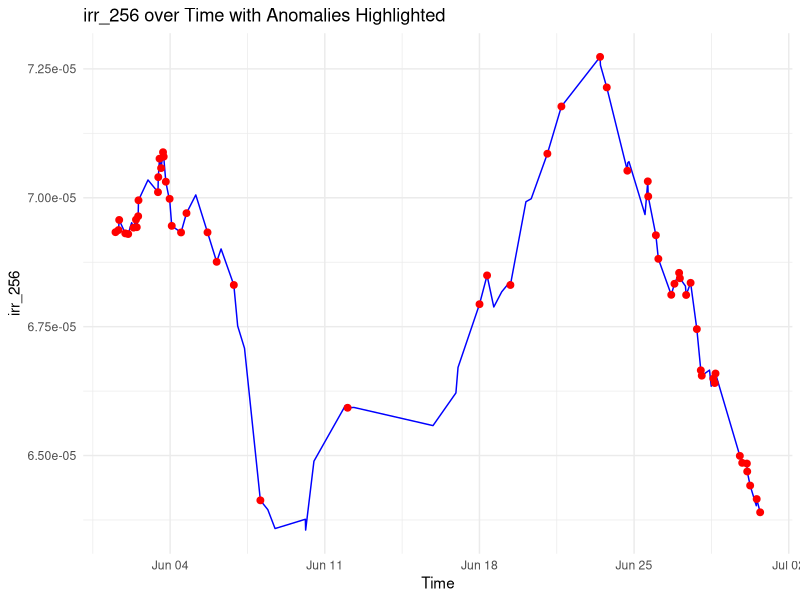
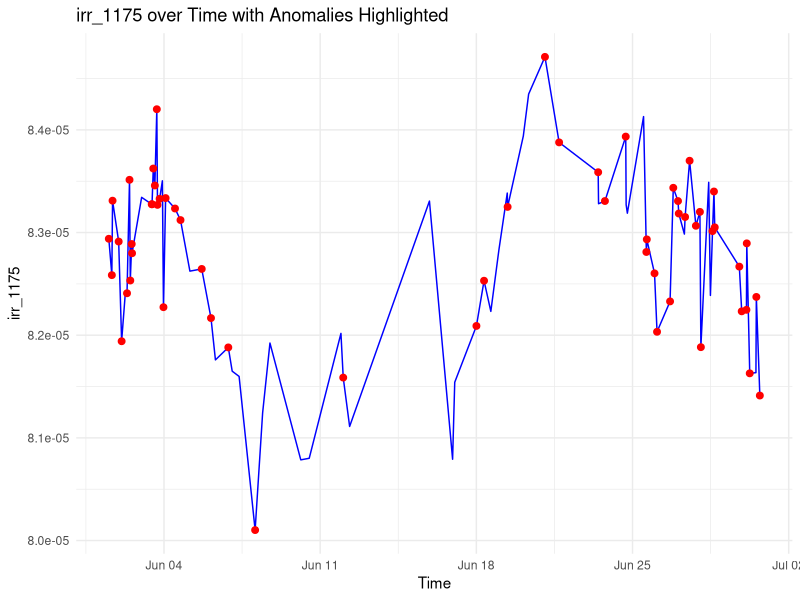
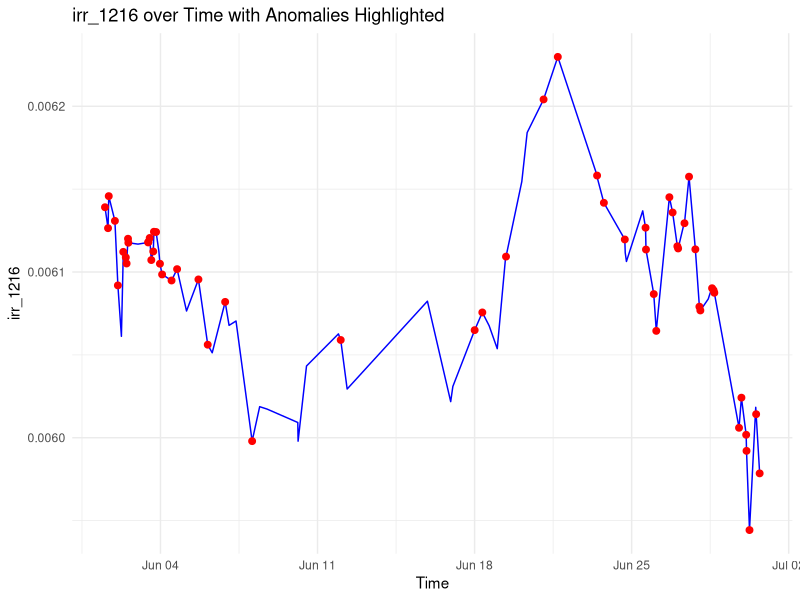
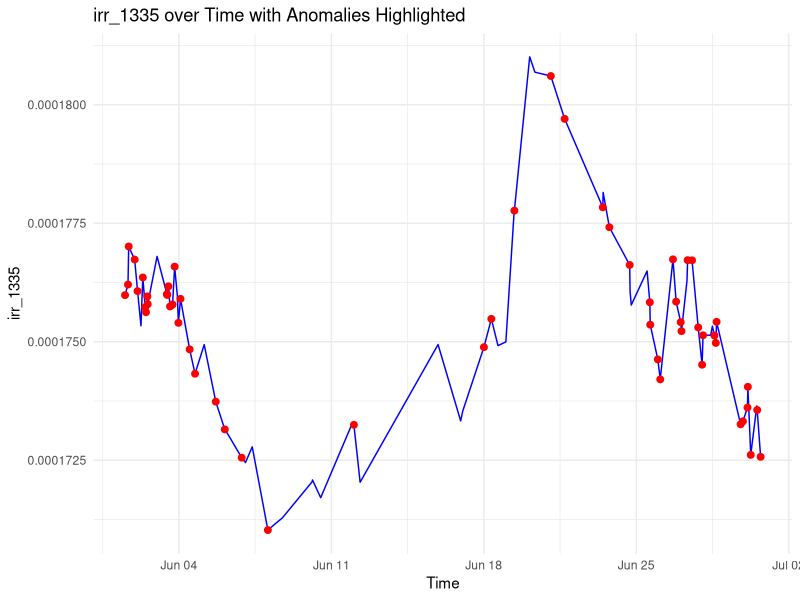
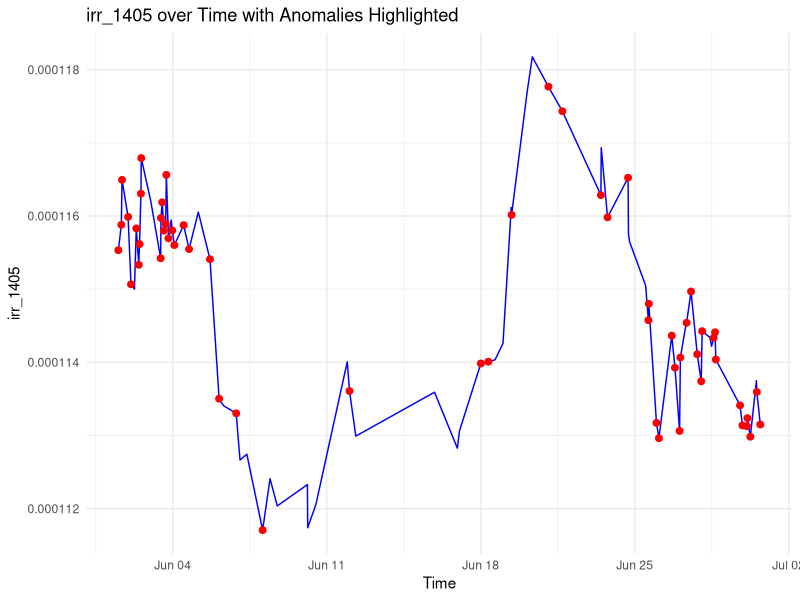
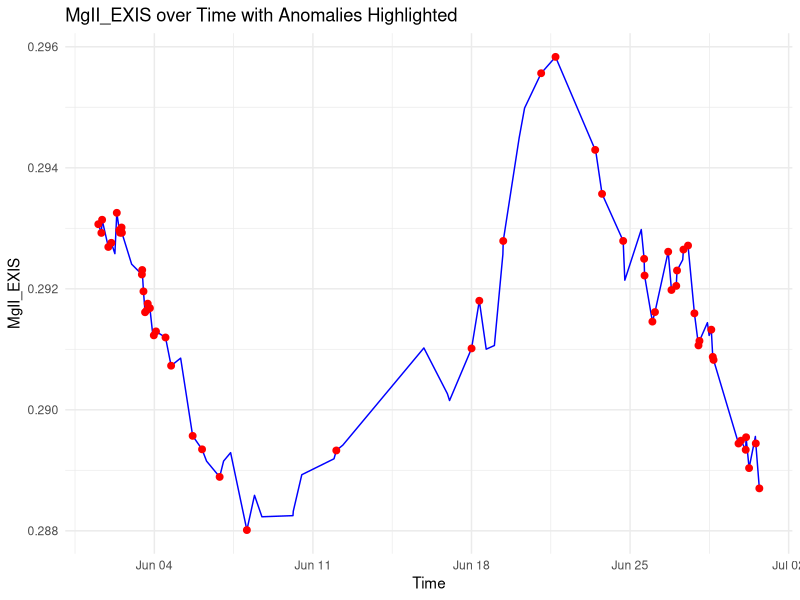
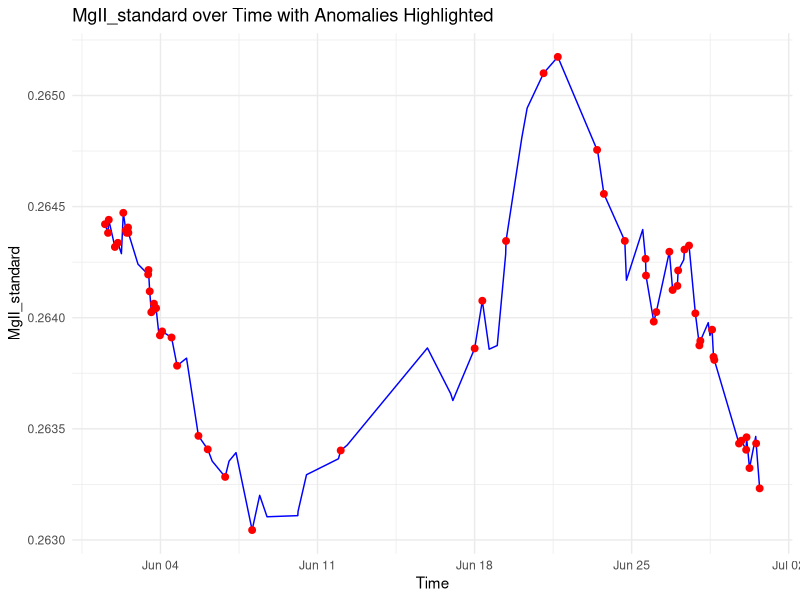
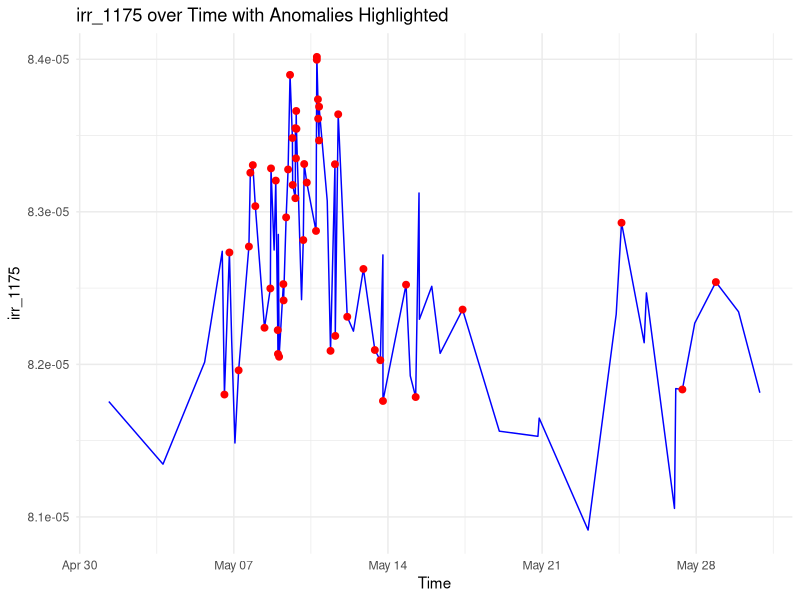

Generate these figures, in order, with R:
## ---- chunk 1
knitr::opts_chunk$set(echo = TRUE)

library(tidyverse)
library(ggplot2)
library(glmnet)
library(lubridate)
library(stringr)
library(readxl)
## ---- chunk 2
modeldata <- read_csv("modeldata.csv")
#View(modeldata)

#add a datetime column
modeldata$datetime <- as.POSIXct(
  paste(modeldata$year.y, modeldata$month.y, modeldata$day.y, modeldata$hour.y, modeldata$minute.y),
  format = "%Y %m %d %H %M",
  tz = "UTC"  
)

## ---- chunk 3
june_2018_data <- subset(modeldata, month.y == 6 & year.y == 2018)

#head(june_2018_data)
## ---- chunk 4
ggplot(june_2018_data, aes(x = datetime, y = irr_256)) +
  geom_line(color = "blue") +                           # Line for irr_256 over time
  geom_point(data = subset(june_2018_data, binary == 1), 
             aes(x = datetime, y = irr_256), 
             color = "red", size = 2) +                 # Red points for anomalies
  labs(title = "irr_256 over Time with Anomalies Highlighted",
       x = "Time",
       y = "irr_256") +
  theme_minimal()
## ---- chunk 5
ggplot(june_2018_data, aes(x = datetime, y = irr_1175)) +
  geom_line(color = "blue") +                           # Line for irr_1175 over time
  geom_point(data = subset(june_2018_data, binary == 1), 
             aes(x = datetime, y = irr_1175), 
             color = "red", size = 2) +                 # Red points for anomalies
  labs(title = "irr_1175 over Time with Anomalies Highlighted",
       x = "Time",
       y = "irr_1175") +
  theme_minimal()
## ---- chunk 6
ggplot(june_2018_data, aes(x = datetime, y = irr_1216)) +
  geom_line(color = "blue") +                           # Line for irr_1216 over time
  geom_point(data = subset(june_2018_data, binary == 1), 
             aes(x = datetime, y = irr_1216), 
             color = "red", size = 2) +                 # Red points for anomalies
  labs(title = "irr_1216 over Time with Anomalies Highlighted",
       x = "Time",
       y = "irr_1216") +
  theme_minimal()
## ---- chunk 7
ggplot(june_2018_data, aes(x = datetime, y = irr_1335)) +
  geom_line(color = "blue") +                           # Line for irr_1335 over time
  geom_point(data = subset(june_2018_data, binary == 1), 
             aes(x = datetime, y = irr_1335), 
             color = "red", size = 2) +                 # Red points for anomalies
  labs(title = "irr_1335 over Time with Anomalies Highlighted",
       x = "Time",
       y = "irr_1335") +
  theme_minimal()
## ---- chunk 8
ggplot(june_2018_data, aes(x = datetime, y = irr_1405)) +
  geom_line(color = "blue") +                           # Line for irr_1405 over time
  geom_point(data = subset(june_2018_data, binary == 1), 
             aes(x = datetime, y = irr_1405), 
             color = "red", size = 2) +                 # Red points for anomalies
  labs(title = "irr_1405 over Time with Anomalies Highlighted",
       x = "Time",
       y = "irr_1405") +
  theme_minimal()
## ---- chunk 9
ggplot(june_2018_data, aes(x = datetime, y = MgII_EXIS)) +
  geom_line(color = "blue") +                           # Line for MgII_EXIS  over time
  geom_point(data = subset(june_2018_data, binary == 1), 
             aes(x = datetime, y = MgII_EXIS), 
             color = "red", size = 2) +                 # Red points for anomalies
  labs(title = "MgII_EXIS over Time with Anomalies Highlighted",
       x = "Time",
       y = "MgII_EXIS") +
  theme_minimal()
## ---- chunk 10
ggplot(june_2018_data, aes(x = datetime, y = MgII_standard)) +
  geom_line(color = "blue") +                           # Line for MgII_standard  over time
  geom_point(data = subset(june_2018_data, binary == 1), 
             aes(x = datetime, y = MgII_standard), 
             color = "red", size = 2) +                 # Red points for anomalies
  labs(title = "MgII_standard over Time with Anomalies Highlighted",
       x = "Time",
       y = "MgII_standard") +
  theme_minimal()

## ---- chunk 11
may_2018_data <- subset(modeldata, month.y == 5 & year.y == 2018)

#head(may_2018_data)
## ---- chunk 12
ggplot(may_2018_data, aes(x = datetime, y = irr_1175)) +
  geom_line(color = "blue") +                           # Line for irr_1175  over time
  geom_point(data = subset(may_2018_data, binary == 1), 
             aes(x = datetime, y = irr_1175), 
             color = "red", size = 2) +                 # Red points for anomalies
  labs(title = "irr_1175 over Time with Anomalies Highlighted",
       x = "Time",
       y = "irr_1175") +
  theme_minimal()
## ---- chunk 13
ggplot(may_2018_data, aes(x = datetime, y = irr_1405)) +
  geom_line(color = "blue") +
  geom_point(data = subset(may_2018_data, binary == 1), 
             aes(x = datetime, y = irr_1405), 
             color = "red", size = 2) +
  labs(title = "irr_1405 over Time with Anomalies Highlighted",
       x = "Datetime",
       y = "irr_1405") +
  theme_minimal()
## ---- chunk 14
ggplot(modeldata, aes(x = datetime, y = irr_1405)) +
  geom_line(color = "blue") +                           # Line for irr_1405 over time
  geom_point(data = subset(modeldata, binary == 1), 
             aes(x = datetime, y = irr_1405), 
             color = "red", size = 2) +                 # Red points for anomalies
  labs(title = "irr_1405 over Time with Anomalies Highlighted",
       x = "Time",
       y = "irr_1405") +
  theme_minimal()
## ---- chunk 15
# Assuming modeldata has columns: datetime, irr_1405, irr_256, irr_284, etc.
ggplot(modeldata, aes(x = datetime)) +
  geom_line(aes(y = irr_1405, color = "irr_256")) +    # Line for irr_1405 in blue
  geom_line(aes(y = irr_256, color = "irr_1175")) +      # Line for irr_256 in a different color
  geom_line(aes(y = irr_284, color = "irr_1216")) +      # Line for irr_284 in another color
  geom_line(aes(y = irr_304, color = "irr_1405")) +      # Line for irr_304 in another color
  labs(title = "Irradiance Levels over Time",
       x = "Time",
       y = "Irradiance") +
  scale_color_manual(values = c("irr_256" = "blue", "irr_1175" = "green", "irr_1216" = "purple", "irr_1405" = "orange")) +
  theme_minimal() +
  theme(legend.title = element_blank())

## ---- chunk 16
# Assuming modeldata has columns for all specified irradiances and fluxes
ggplot(modeldata, aes(x = datetime)) +
  geom_line(aes(y = irr_1175, color = "irr_1175")) +
  geom_line(aes(y = irr_1405, color = "irr_1405")) +
  labs(title = "Irradiance over Time",
       x = "Time",
       y = "Value") +
  scale_color_manual(values = c(
                                "irr_1175" = "red",
                                "irr_1405" = "blue")) +
  theme_minimal() +
  theme(legend.title = element_blank())
## ---- chunk 17
# Define the start and end date for the 3-month period
start_date <- as.POSIXct("2019-01-01")  # Change to your desired start date
end_date <- as.POSIXct("2019-03-28")    # Change to your desired end date

# Filter the data for the specific 3-month period
modeldata_filtered <- modeldata %>%
  filter(datetime >= start_date & datetime <= end_date)

# Create the plot
ggplot(modeldata_filtered, aes(x = datetime, y = irr_1405)) +
  geom_line(color = "blue") +                           # Line for irr_1216 over time
  geom_point(data = subset(modeldata_filtered, binary == 1), 
             aes(x = datetime, y = irr_1405), 
             color = "red", size = 2) +                 # Red points for anomalies
  labs(title = "irr_1405 over Time with Anomalies Highlighted",
       x = "Time",
       y = "irr_1405") +
  theme_minimal()

## ---- chunk 18
#split data
set.seed(303) 
sample_index <- sample(seq_len(nrow(modeldata)), size = 0.8 * nrow(modeldata))
train_data <- modeldata[sample_index, ]
test_data <- modeldata[-sample_index, ]


#add sin and cos variables in training data
train_data <- train_data %>%
  mutate(day_of_year = yday(datetime))

train_data <- train_data %>%
  mutate(
    irr_cos = cos(2 * pi * day_of_year / 365)
  )

#add sin and cos in test data
test_data <- test_data %>%
  mutate(day_of_year = yday(datetime))

test_data <- test_data %>%
  mutate(
    irr_cos = cos(2 * pi * day_of_year / 365)
  )


#model_log_cos <- glm(binary ~ xrsb_flux_electrons + xrsa_flux_electrons + irr_cos,data = train_data, family = binomial)

#model_log_eda <- glm(binary ~ xrsb_flux_electrons + xrsa_flux_electrons + xrsa_flag + xrsa_flux_observed + xrsb_flag + irr_cos, data = train_data, family = binomial)

model_log_eda <- glm(binary ~ xrsb_flux_electrons + xrsa_flux_electrons + xrsb_flux_observed + xrsb_flux + irr_cos, data = train_data, family = binomial)

summary(model_log_eda)
## ---- chunk 19
# Predict probabilities on the test set
prob_logistic <- predict(model_log_eda, test_data, type = "response")
predictions_logistic <- ifelse(prob_logistic > 0.5, 1, 0)

# Calculate accuracy
accuracy_logistic <- mean(predictions_logistic == test_data$binary)
print(paste("Logistic Regression Accuracy:", accuracy_logistic))

# ROC curve and AUC
library(pROC)
roc_logistic <- roc(test_data$binary, prob_logistic)
auc_logistic <- auc(roc_logistic)
print(paste("Logistic Regression AUC:", auc_logistic))

## ---- chunk 20

ggplot(modeldata, aes(x = datetime)) +
  geom_line(aes(y = irr_1405), color = "blue") +  # Set line color to blue
  theme_minimal() +
  labs(title = "irr_1405 over Time",
       x = "Time",
       y = "irr_1405") +
  theme(legend.title = element_blank())

## ---- chunk 21

library(caret)
library(pROC)
library(dplyr)

# Ensure 'binary' column is treated as a factor with two levels
modeldata$binary <- factor(modeldata$binary, levels = c(0, 1), labels = c("No", "Yes"))

# Add cos variable to the entire dataset
modeldata <- modeldata %>%
  mutate(day_of_year = yday(datetime)) %>%
  mutate(irr_cos = cos(2 * pi * day_of_year / 365))

# Set up cross-validation with 5 folds
set.seed(303)
control <- trainControl(method = "cv", number = 5, classProbs = TRUE, summaryFunction = twoClassSummary)

# Define the formula for the logistic regression model
formula_eda <- binary ~ xrsb_flux_electrons + xrsa_flux_electrons + xrsb_flux_observed + xrsb_flux + irr_cos

# Train the logistic regression model using cross-validation
model_log_cv <- caret::train(
  formula_eda,
  data = modeldata,
  method = "glm",
  family = binomial,
  trControl = control,
  metric = "ROC"
)

# Print cross-validation results
print(model_log_cv)

# Predict probabilities on the full dataset for ROC analysis
prob_log_cv <- predict(model_log_cv, modeldata, type = "prob")[, 2]  # Probability of "Yes"
predictions_log_cv <- ifelse(prob_log_cv > 0.5, "Yes", "No")

# Calculate accuracy on the full dataset (for comparison)
accuracy_log_cv <- mean(predictions_log_cv == modeldata$binary)
print(paste("Cross-Validated Logistic Regression Accuracy:", accuracy_log_cv))

# Calculate ROC curve and AUC
roc_log_cv <- roc(modeldata$binary, prob_log_cv, levels = c("No", "Yes"), direction = "<")
auc_log_cv <- auc(roc_log_cv)
print(paste("Cross-Validated Logistic Regression AUC:", round(auc_log_cv, 4)))

# Plot the ROC curve
plot(roc_log_cv, col = "blue", main = "ROC Curve (Logistic Regression with CV)")

# Plot the ROC curve with reversed x-axis
plot(
  roc_log_cv,
  col = "blue",
  main = "ROC Curve (Logistic Regression with CV)",
  xlim = c(1, 0),  # Reverse x-axis limits
  xlab = "Specificity (1 - False Positive Rate)",
  ylab = "Sensitivity (True Positive Rate)"
)
## ---- chunk 22
library(ROCR)

# Use predictions and labels to calculate the ROC
prob_log_cv <- predict(model_log_cv, modeldata, type = "prob")[, 2]  # Probability of "Yes"
pred <- prediction(prob_log_cv, modeldata$binary)

# Calculate performance
perf <- performance(pred, "tpr", "fpr")

# Plot ROC curve with colorization and reversed x-axis
plot(
  perf, 
  colorize = TRUE,
  main = "ROC Curve (Logistic Regression with CV)",
  xlim = c(0, 1),  # Reverse x-axis
  asp = 0.5
)
